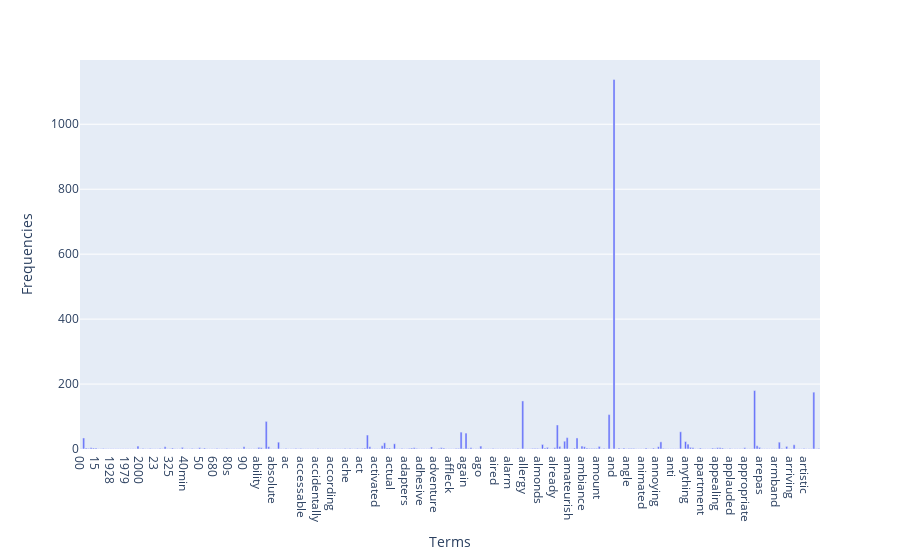

This figure's notebook cell:
### Markdown cell above
If you want a nicer interactive visualization here, I would encourage you try to install and use plotly to achieve this.

### Code cell
import plotly.express as px

term_frequencies = []
for j in range(0, X_counts.shape[1]):
    term_frequencies.append(sum(X_counts[:,j].toarray()))

term_frequencies = np.asarray(X_counts.sum(axis=0))[0]

fig = px.bar(term_frequencies[:300], x=count_vect.get_feature_names_out()[:300], y=term_frequencies[:300], labels = {'x':'Terms', 'y':'Frequencies'})

fig.show()

### Figure 1 — Plotly figure (JSON) as saved in the notebook; plotly's stock layout.template omitted (floating-point values rounded to 4 significant figures; data arrays with more than 128 entries replaced by an {"elided": "..."} marker saying what was removed)
{"data": [{"alignmentgroup": "True", "hovertemplate": "Terms=%{x}<br>Frequencies=%{y}<extra></extra>", "legendgroup": "", "marker": {"color": "#636efa", "pattern": {"shape": ""}}, "name": "", "offsetgroup": "", "orientation": "v", "showlegend": false, "textposition": "auto", "type": "bar", "x": {"elided": "300 str values"}, "xaxis": "x", "y": {"elided": "300 int values"}, "yaxis": "y"}], "layout": {"barmode": "relative", "legend": {"tracegroupgap": 0}, "margin": {"t": 60}, "xaxis": {"anchor": "y", "domain": [0, 1], "title": {"text": "Terms"}}, "yaxis": {"anchor": "x", "domain": [0, 1], "title": {"text": "Frequencies"}}}}
